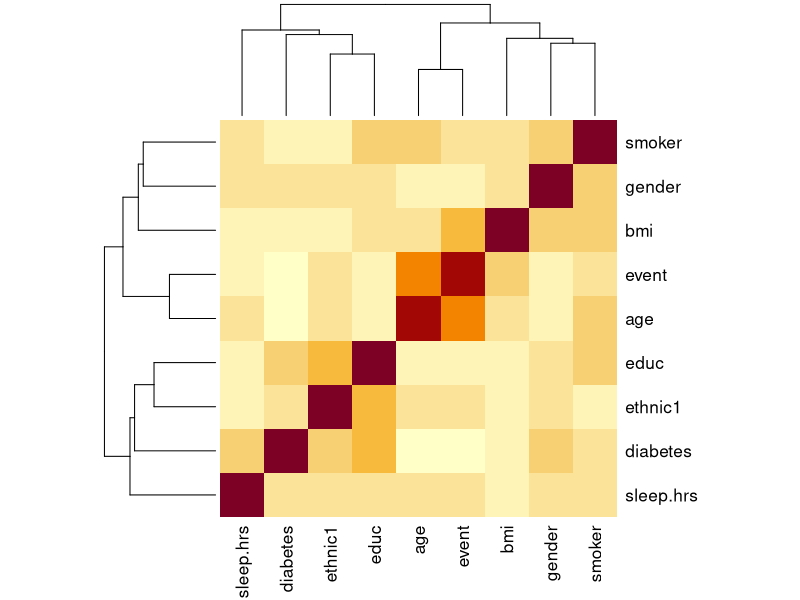
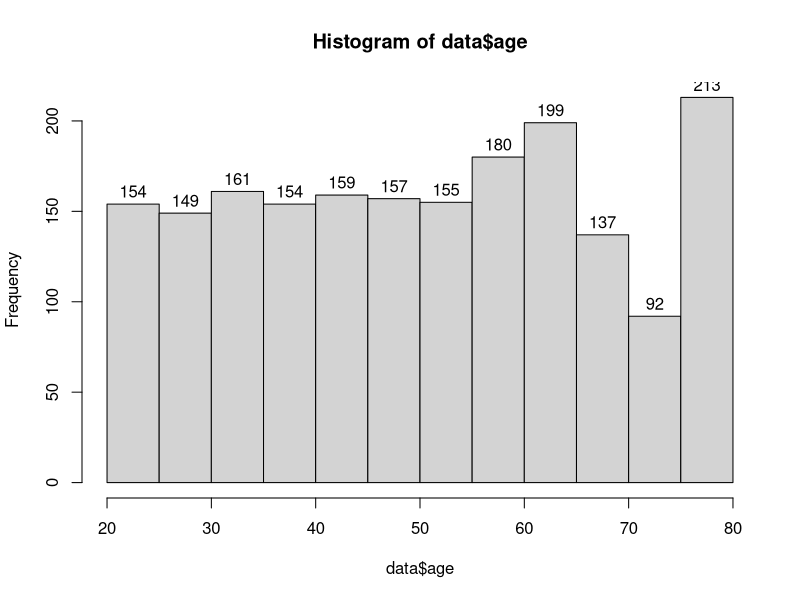
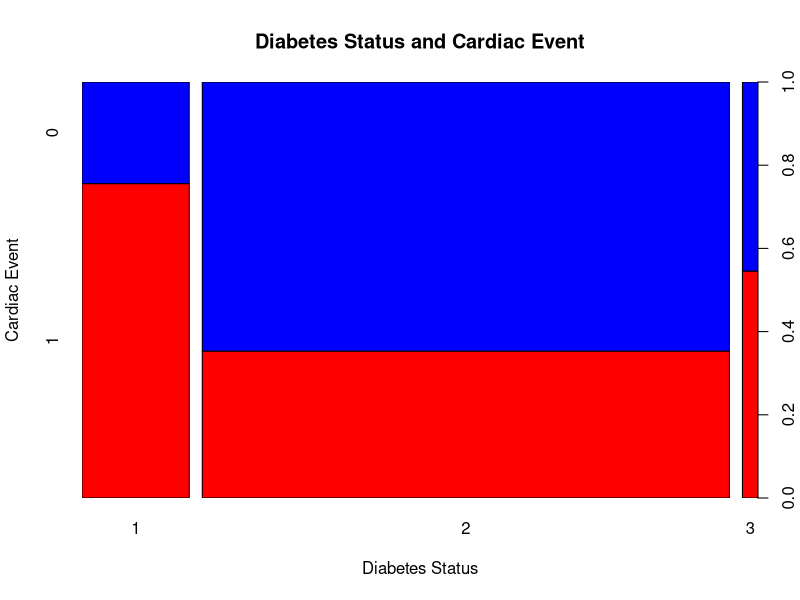
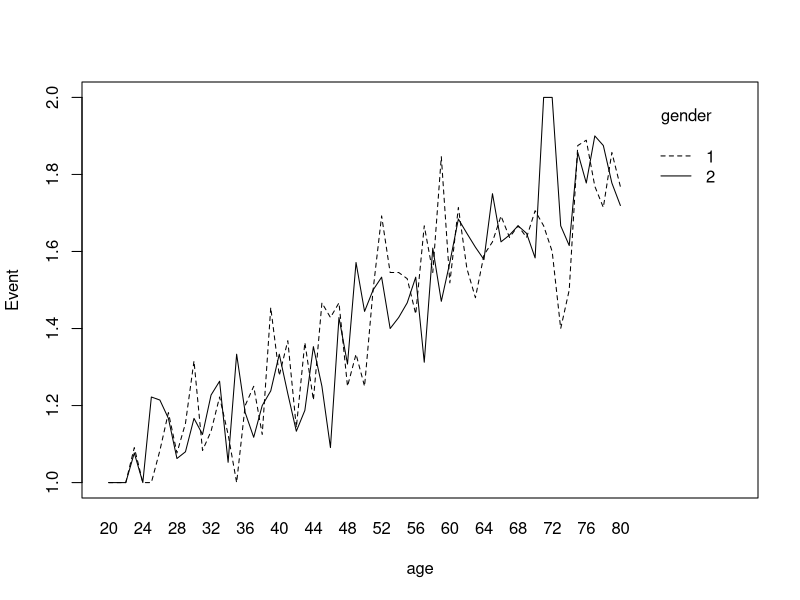
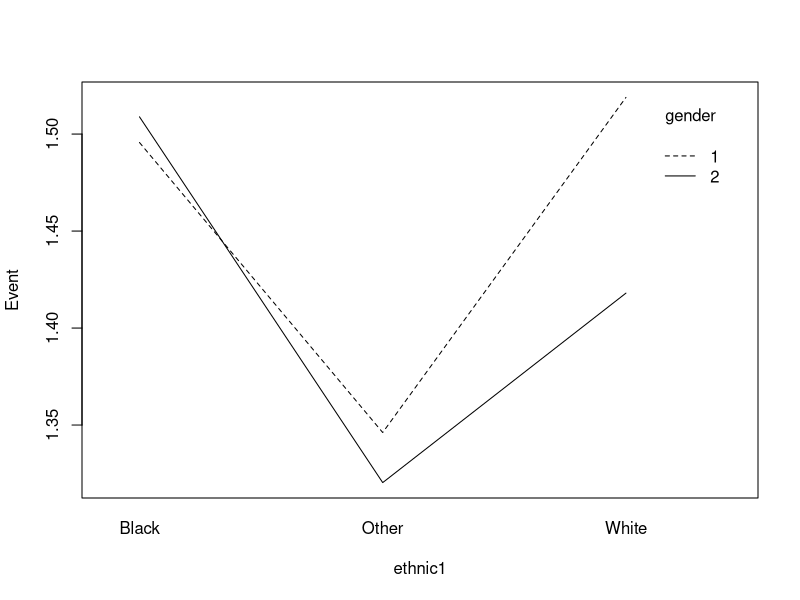
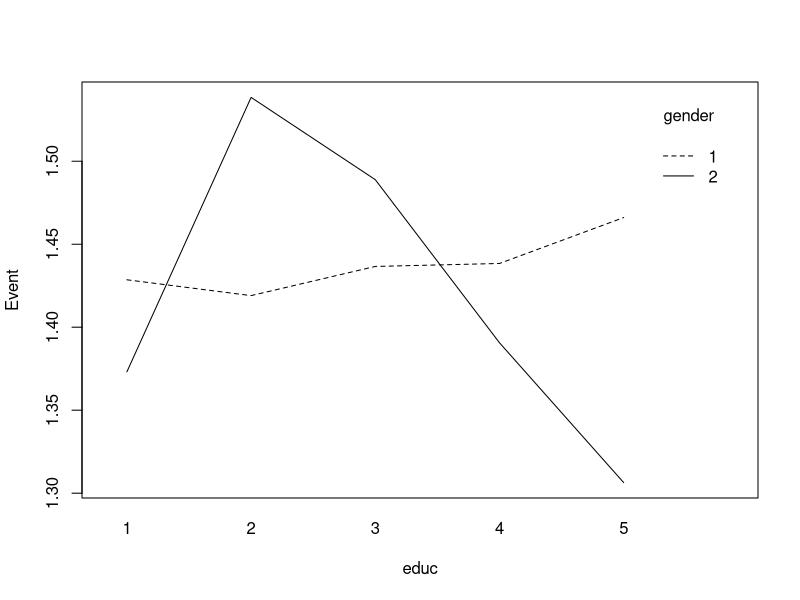
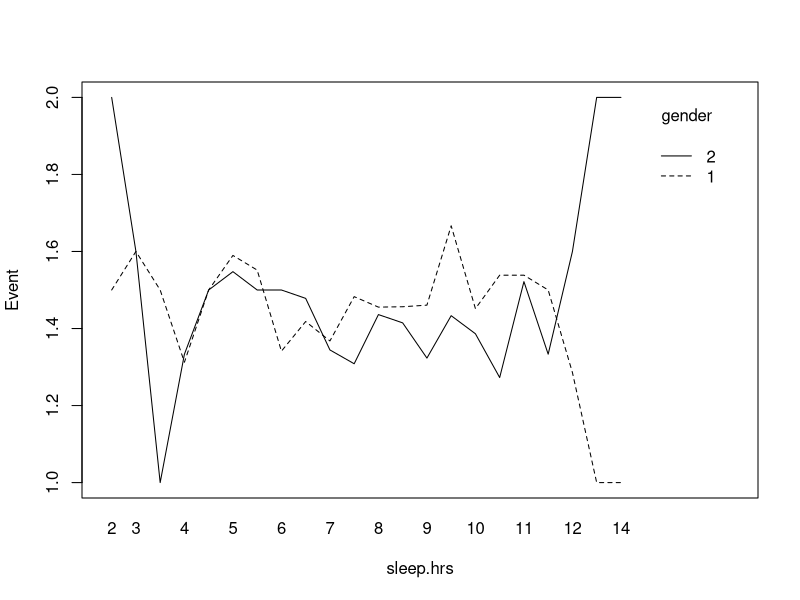
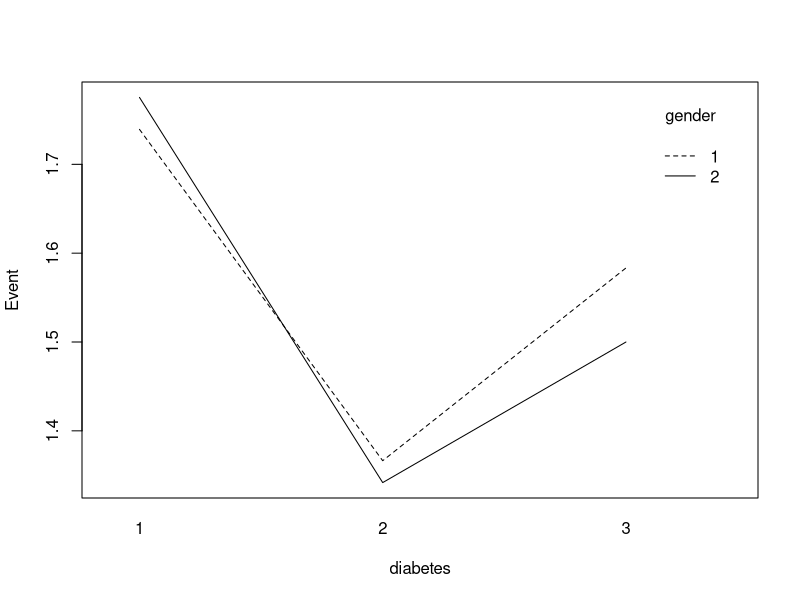

The R source for these figures, in order: (Note: this script raises an error after producing the figures.)
## ---- chunk 1
knitr::opts_chunk$set(echo = TRUE)
## ---- chunk 2
# Load the CSV file
data_old <- read.csv("../Handout/final_cardiac_data.csv")

# Data Overview
head(data_old)
## ---- chunk 3
# Remove identifier columns
data <- data_old[, !(names(data_old) %in% c("X", "seqn"))]

# Run summary statistics to get overview
summary(data)
## ---- chunk 4
# Find the correlation between each predictor
cor_matrix <- cor(na.omit(data)); cor_matrix
## ---- chunk 5
# Use heat map to visualize correlation matrix 
heatmap(cor_matrix)
## ---- chunk 6
# Precise data analysis and process

# Event
table(data$event)
data$event <- as.factor(data$event)

# Gender
table(data$gender)
data$gender <- as.factor(data$gender)

# Age
hist(data$age, labels = T)

# ethnic1
library(dplyr)
table(data$ethnic1)
data <- data %>%
  mutate(ethnic1 = case_when(
    ethnic1 == 1 ~ "Other",
    ethnic1 == 2 ~ "Other",
    ethnic1 == 3 ~ "White",
    ethnic1 == 4 ~ "Black",
    ethnic1 == 5 ~ "Other",
    TRUE ~ as.character(ethnic1)
  ))

# educ
table(data$educ)
# Since educ = 9 means Don't know, it's hard to assign value and with only one record. Remove the record
data <- data[data$educ != 9, ]
data$educ <- as.factor(data$educ)

## ---- chunk 7
# Use linear regression or logistic regression to predict the value of the NA
# Only keep records without N/A value to do the predict
data_no_na <- na.omit(data)
## ---- chunk 8
# According to the correlation, use the highest possible predictors
sleep_fit <- lm(sleep.hrs ~ gender+age+ethnic1+educ, data)
summary(sleep_fit)
## ---- chunk 9
# Based on first try, use the most significant predictors
sleep_fit1 <- lm(sleep.hrs ~ gender+ethnic1, data)
summary(sleep_fit1)
## ---- chunk 10
# Evaluate Model Performance
# Predicted values from the model
predicted_sleep <- predict(sleep_fit1, newdata = data_no_na)

# R-squared (R²); low R^2 values, so regression model does not perform well. Thus, we decide to replace all NAs with meidan value.
rsquared <- 1 - (sum((data_no_na$sleep.hrs - predicted_sleep)^2) / sum((data_no_na$sleep.hrs - mean(data_no_na$sleep.hrs))^2)); rsquared
## ---- chunk 11
# Replace the missing value using the predict model
# Find rows with missing values
sleep_rows_with_na <- is.na(data$sleep.hrs)
data$sleep.hrs[sleep_rows_with_na] <- median(data_no_na$sleep.hrs)

# Check Result
sum(is.na(data$sleep.hrs))
summary(data$sleep.hrs)
## ---- chunk 12
library("vcdExtra")
table(data$diabetes)
# Change Don't know as NaN, which will be processed later.
data$diabetes[data$diabetes == 9] <- NaN

diabete_tab <- table(data$event, data$diabetes)
spineplot(t(diabete_tab), main = "Diabetes Status and Cardiac Event", 
          xlab="Diabetes Status", ylab="Cardiac Event", col=c("red","blue"))

# Run trend data
CMHtest(diabete_tab)

# Results shows that there is a linear association, so keep borderline category
## ---- chunk 13
# Need to run logistic regression to predict diabetes status for the NaN
# data_no_na$diabetes[data_no_na$diabetes == 3] <- 1 
# data_no_na$diabetes[data_no_na$diabetes == 2] <- 0 
# predicted_diabetes <- ifelse(predict(diab_pr, newdata = data_no_na) >= 0.5, 1, 0)
# mean(data_no_na$diabetes == predicted_diabetes)
# # Missing value replace
# rows_with_na <- is.na(data$diabetes)
# predicted_probabilities <- predict(diab_pr, newdata = data[rows_with_na, ], type = "response")
# data$diabetes[rows_with_na] <- ifelse(predicted_probabilities >= 0.5, 1, 0)
# # Check Result
# sum(is.na(data$diabetes))
# summary(data$diabetes)

# Give up multinomial logistic regression, drop all NaN in column `diabetes`:
data<-subset(data, !is.na(diabetes))
table(data$diabetes,useNA = "ifany")

## ---- chunk 14
table(data$smoker)
# For Categorical response, first Categorize the result to (0-No smoke; 1-smoke)
# turn 2 into 0, which not only turns data to correct format of data for logistic regression but also more intuitive.
data$smoker[data$smoker == 2] <- 0
smoke_pr <- glm(smoker ~ gender + educ + age, data = data, family = binomial)
# Model evaluation
summary(smoke_pr)
data_no_na$smoker[data_no_na$smoker == 2] <- 0
predicted_smoker <- ifelse(predict(smoke_pr, newdata = data_no_na) >= 0.5, 1, 0)
mean(data_no_na$smoker == predicted_smoker)
## ---- chunk 15
# Missing value replace
rows_with_na <- is.na(data$smoker)
predicted_probabilities <- predict(smoke_pr, newdata = data[rows_with_na, ], type = "response")
data$smoker[rows_with_na] <- ifelse(predicted_probabilities >= 0.5, 1, 0)
# Check Result
sum(is.na(data$smoker))
summary(data$smoker)
## ---- chunk 16
# According to the correlation, use the highest possible predictors
bmi_model = lm(bmi ~ educ + age + gender + ethnic1, data)
summary(bmi_model)
# Based on first try, use the most significant predictors
bmi_model1 = lm(bmi ~ gender + ethnic1, data)
summary(bmi_model1)
## ---- chunk 17
# Evaluate Model Performance
# Predicted values from the model

# R-squared (R²)
# rsquared <- 1 - (sum((data_no_na$bmi - predicted_bmi)^2) / sum((data_no_na$bmi - mean(data_no_na$bmi))^2)); # rsquared
## ---- chunk 18
# Have terrible result in model, so we decided to use the median value to replace the missing value
rows_with_na <- is.na(data$bmi)
data$bmi[rows_with_na] <- median(data_no_na$bmi)
data$bmi <- cut(data$bmi, breaks=c(-Inf, 18.5, 24.9, 29.9, Inf), labels=c("Underweight","Normal","Overweight", "Obese"))
## ---- chunk 19
# Check Result
sum(is.na(data$bmi))
summary(data$bmi)
## ---- chunk 20
data$diabetes<-as.factor(data$diabetes)
data$gender<-as.factor(data$gender)
data$ethnic1<-as.factor(data$ethnic1)
data$educ<-as.factor(data$educ)
data$smoker<-as.factor(data$smoker)
data$bmi<-as.factor(data$bmi)
anyNA(data)
## ---- chunk 21
library(ggplot2)

# interaction.plot(data$diabetes, data$smoker, response = as.numeric(data$event), trace.label = "smoker", fun=mean)
catv<-c("gender","diabetes","smoker","ethnic1","educ") # categorical
vars<-colnames(data)[!colnames(data)=="event"] # everything except response var.

for (i in catv){
  for (j in vars){
    if (i!=j){ 
      interaction.plot(
      x.factor = as.factor(data[[j]]),
      trace.factor = as.factor(data[[i]]),
      response = as.numeric(data$event), type = "l", legend = TRUE,
      xlab=j,
      ylab="Event",
      trace.label = i
    )}
  }
}
## ---- chunk 22
library(lmtest)

predictors <- colnames(data)
# exclude the response in our results
predictors <- predictors[predictors != "event"]

lrfunction <- function(i, j){
  results <- data.frame(term1 = character(), term2 = character(), pvalue = numeric(), significant = character(), stringsAsFactors = FALSE)
  significant = "no"
  formula_str <- paste("event ~", i, "+", j, "+", i, ":", j)
  model1 <- glm(formula_str, data = data, family = binomial)
  formula_str <- paste("event ~", i, "+", j)
  model2 <- glm(formula_str, data = data, family = binomial)
  lr_test <- lrtest(model1, model2)
  term1 <- i
  term2 <- j
  pvalue <- lr_test$Pr[2]
  if (pvalue < 0.05){
    significant = "yes"
  }
  results <- data.frame(term1 = term1, term2 = term2, pvalue = pvalue, significant = significant)
  return(results)
}


for (i in 1:(length(predictors) - 1)) {
  for (j in (i + 1):length(predictors)) {
    print(mapply(lrfunction, predictors[[i]], predictors[[j]]))
    cat("---")
  }
}
## ---- chunk 23
par(mfrow = c(1, 1))
par(mfrow = c(2, 2), mar = c(4, 4, 2, 1))
#options(repr.plot.width = 50, repr.plot.height = 20)


interaction.plot(
  x.factor = as.factor(data$gender),
  trace.factor = as.factor(data$educ),
  response = as.numeric(data$event), type = "l", legend = TRUE,
  xlab="gender",
  ylab="event",
  trace.label = "educ",
  main="p-value: 0.002665085")
  
interaction.plot(
  x.factor = as.factor(data$age),
  trace.factor = as.factor(data$ethnic1),
  response = as.numeric(data$event), type = "l", legend = TRUE,
  xlab="age",
  ylab="event",
  trace.label = "ethnic",
  main="p-value: 0.03264694")
  
interaction.plot(
x.factor = as.factor(data$ethnic1),
trace.factor = as.factor(data$sleep.hrs),
response = as.numeric(data$event), type = "l", legend = TRUE,
xlab="ethnic",
ylab="event",
trace.label = "sleep hour",
main="p-value: 0.04004753")

interaction.plot(
x.factor = as.factor(data$ethnic1),
trace.factor = as.factor(data$smoker),
response = as.numeric(data$event), type = "l", legend = TRUE,
xlab="ethnic",
ylab="event",
trace.label = "smoker",
main="p-value: 0.04341657")

## ---- chunk 24
library(MASS)
drop.step <- step(full.model, direction='backward', scope=formula(full.model), trace=0)
drop.step$anova
## ---- chunk 25
# Stepwise regression model
# full.model <- glm(event ~.+gender*educ+age*ethnic1+ethnic1*sleep.hrs+ethnic1*smoker, data = data, family = binomial)
full.model <- glm(event ~., data = data, family = binomial)
step.model <- stepAIC(full.model,
                      trace = FALSE)
summary(step.model)
## ---- chunk 26
full.model2<-glm(event ~.+ethnic1*sleep.hrs+age*sleep.hrs+bmi*sleep.hrs+smoker*sleep.hrs+gender*sleep.hrs+educ*sleep.hrs+diabetes*sleep.hrs, data = data, family = binomial)
backward.step2 <- step(full.model2, direction='backward', scope=formula(full.model2), trace=0)
backward.step2$anova
## ---- chunk 27
step.model2 <- stepAIC(full.model2,
                      trace = FALSE)
summary(step.model2)
